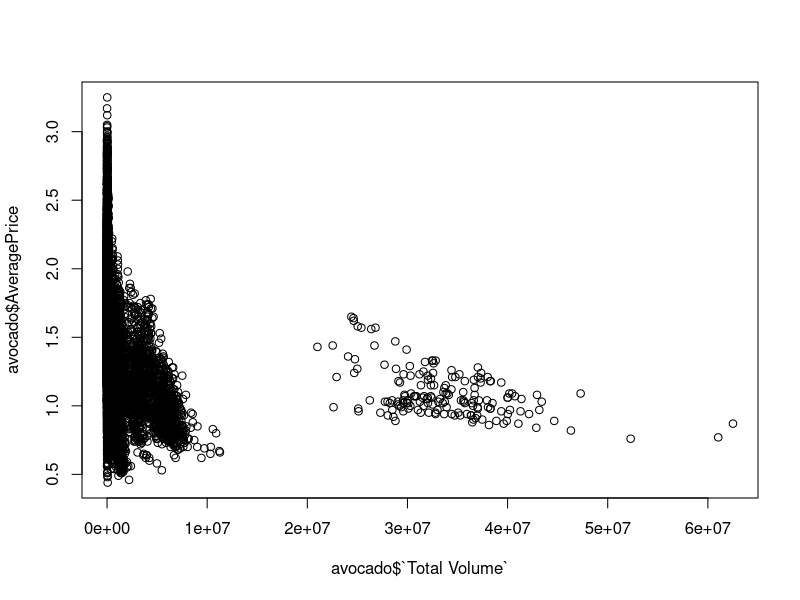
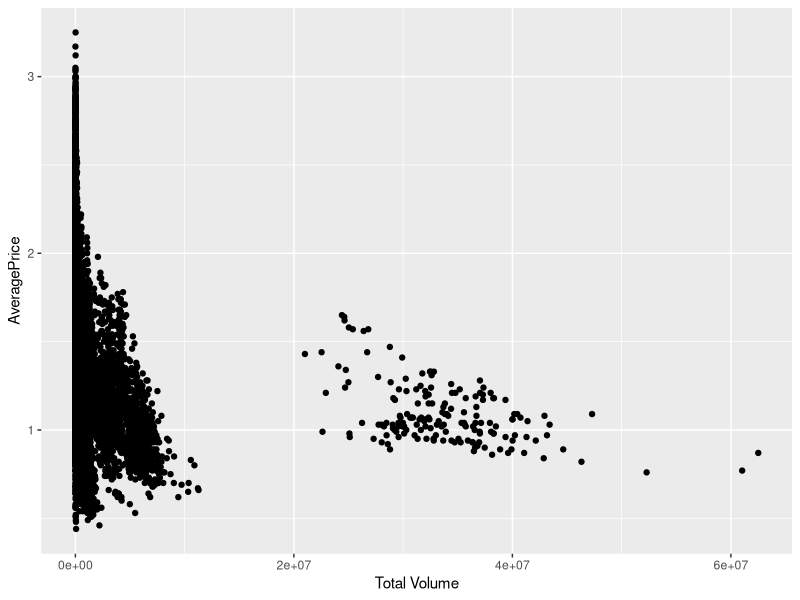
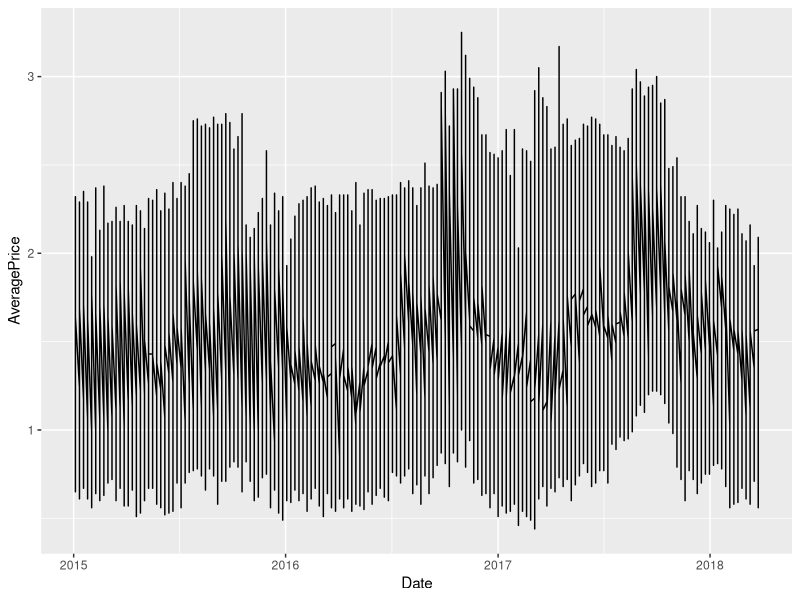
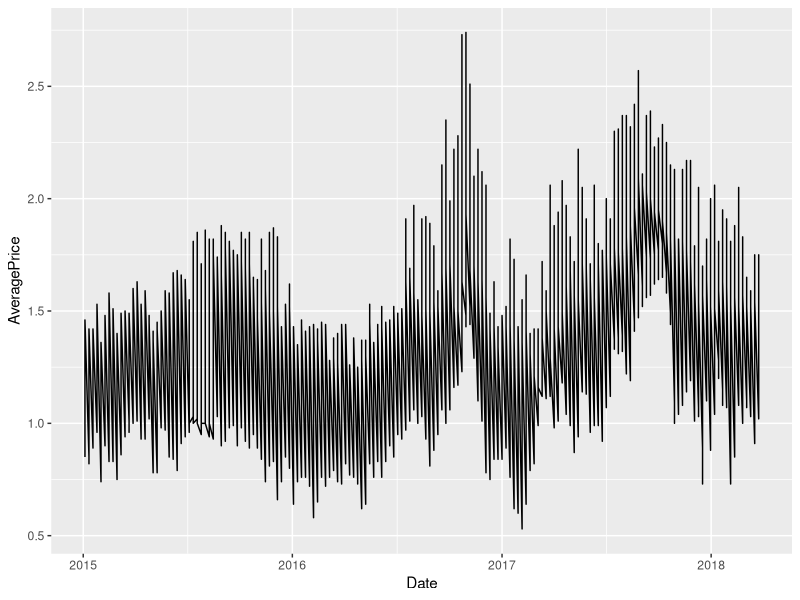
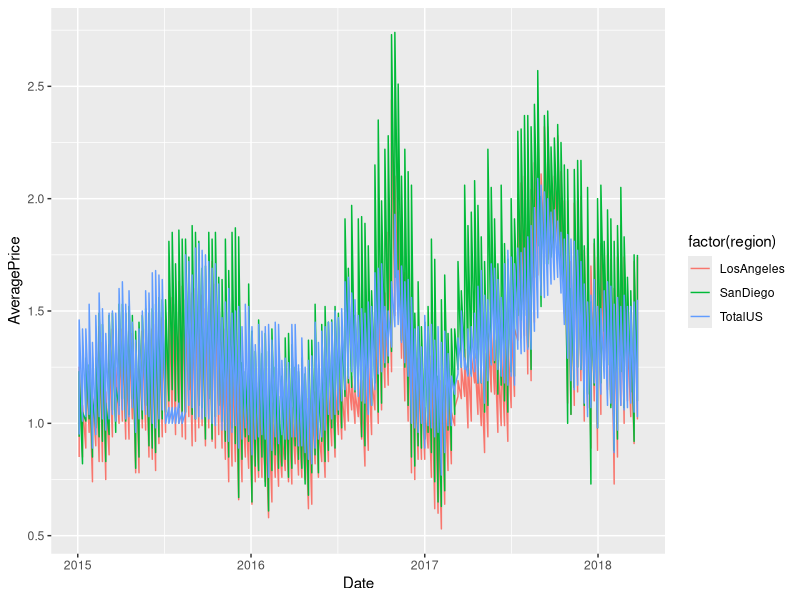
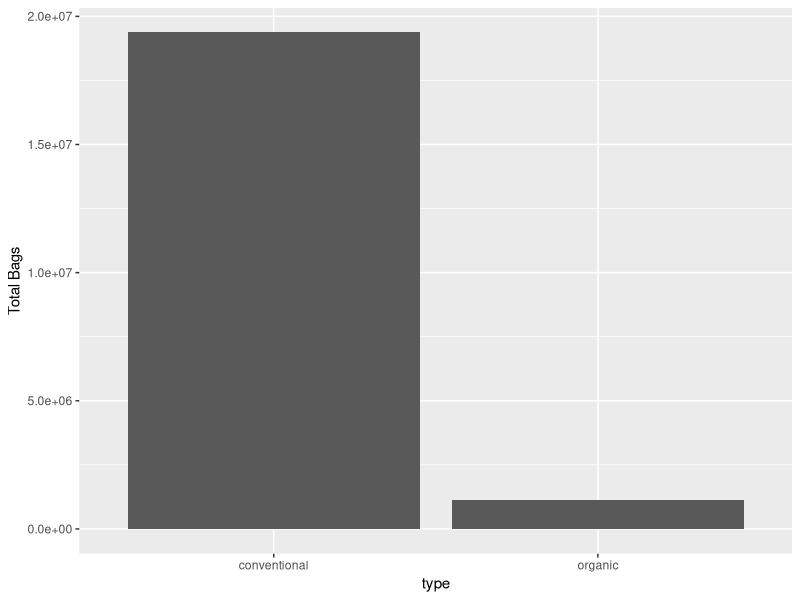
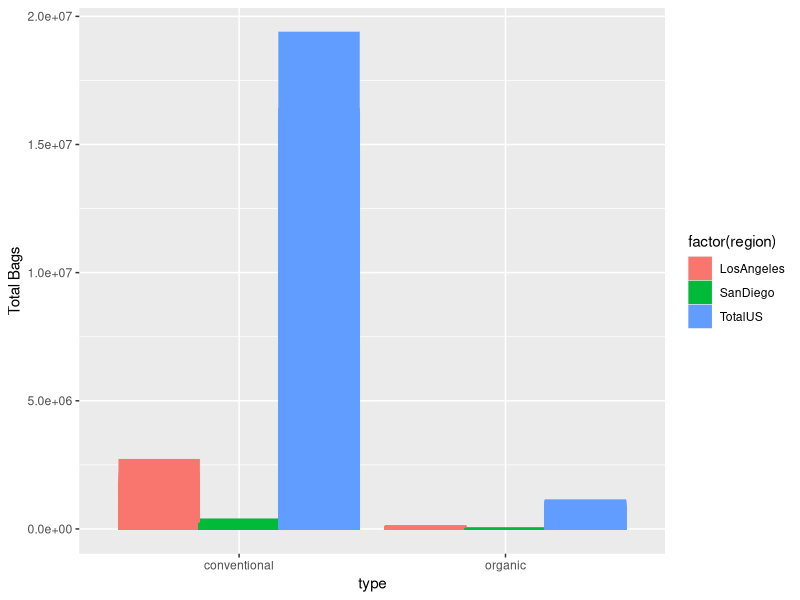
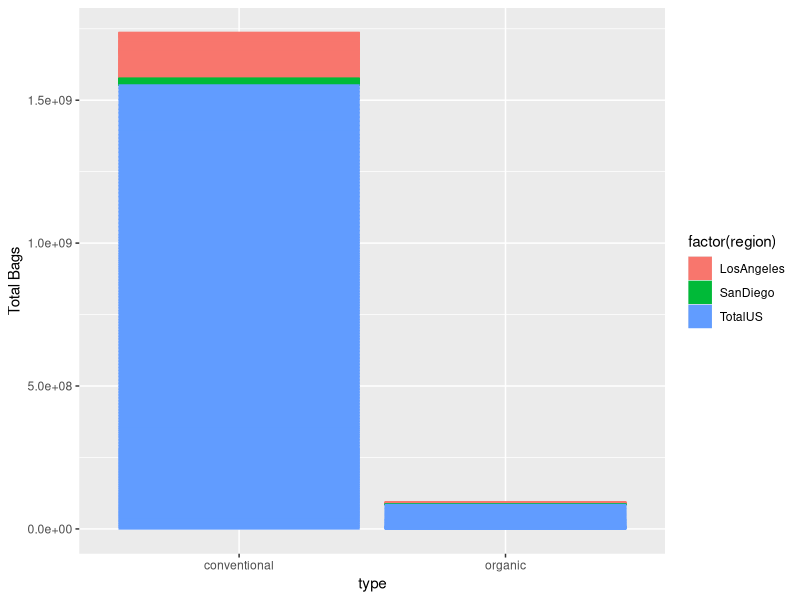

Source code (R) for these figures, in order:
## ---- chunk 1
knitr::opts_chunk$set(echo = TRUE)
knitr::opts_chunk$set(cache=TRUE)
knitr::opts_chunk$set(fig.align='center', out.width="55%", warning=FALSE)
## ---- chunk 2
#install.packages( 'tidyverse' )
#install.packages( 'readxl' )

library( tidyverse, quietly=T, warn.conflicts = F )
library( readxl, quietly=T, warn.conflicts = F )

## ---- chunk 3

avocado <- read_excel( "avocado.xlsx" )

## ---- chunk 4
plot( avocado$`Total Volume`, avocado$AveragePrice )
## ---- chunk 5
avocado %>% 
   ggplot( aes(`Total Volume`, AveragePrice) ) +
   geom_point() #<<
## ---- chunk 6
avocado %>% 
   ggplot( aes(Date, AveragePrice) ) +
   geom_line() #<<

## ---- chunk 7
avocado %>% 
   filter( region %in% c("TotalUS", "LosAngeles", "SanDiego") ) %>% #<<
   ggplot( aes(Date, AveragePrice) ) +
   geom_line()

## ---- chunk 8
avocado %>% 
   filter( region %in% c("TotalUS", "LosAngeles", "SanDiego") ) %>% 
   ggplot( aes(Date, AveragePrice,
               color=factor(region)) #<<
           ) + geom_line()

## ---- chunk 9
avocado %>% 
   ggplot( aes(type, `Total Bags` ) ) +
   geom_bar( position='dodge', stat='identity' )
## ---- chunk 10
avocado %>% 
   filter( region %in% c("TotalUS", "LosAngeles", "SanDiego") ) %>% 
   ggplot( aes(type, `Total Bags`,
               col=factor(region) ) ) + #<<
   geom_bar( position='dodge',#<<
             stat='identity',
             aes( fill=factor(region) ) ) #<<
## ---- chunk 11
avocado %>% 
   filter( region %in% c("TotalUS", "LosAngeles", "SanDiego") ) %>% 
   ggplot( aes(type, `Total Bags`, col=factor(region) ) ) +
   geom_bar( stat='identity', #<<
             aes( fill=factor(region) ) )
## ---- chunk 12
boxplot( AveragePrice ~ type, data=avocado )

## ---- chunk 13
# Set up boxplot domain #
boxplot(unlist(avocado[which(avocado$region %in% c("TotalUS", "LosAngeles", "SanDiego")),"AveragePrice"])~unlist(avocado[which(avocado$region %in% c("TotalUS", "LosAngeles", "SanDiego")),"type"]),
        xlim = c(0.5, 2+0.5),
        boxfill=rgb(1, 1, 1, alpha=1), border=rgb(1, 1, 1, alpha=1),
        ylab="Average Price")

# Total US boxplots #
boxplot(unlist(avocado[which(avocado$region=="TotalUS"), "AveragePrice"]) ~ unlist(avocado[which(avocado$region=="TotalUS"), "type"]),
        xaxt="n", add=TRUE, boxfill="blue", boxwex=0.25)

# LA boxplots #
boxplot(unlist(avocado[which(avocado$region=="LosAngeles"), "AveragePrice"]) ~ unlist(avocado[which(avocado$region=="LosAngeles"), "type"]),
        xaxt="n", add=TRUE, boxfill="red", boxwex=0.25, at=c(1,2) - 0.3)

# San Diego boxplots #
boxplot(unlist(avocado[which(avocado$region=="SanDiego"), "AveragePrice"]) ~ unlist(avocado[which(avocado$region=="SanDiego"), "type"]),
        xaxt="n", add=TRUE, boxfill="green", boxwex=0.25, at=c(1,2) + 0.3)

# legend #
legend("topleft", c("Total US", "Los Angeles", "San Diego"),
       lty=1,lwd=5, bty="n",col=c("blue", "red", "green"),
       cex=0.7 )
## ---- chunk 14
avocado %>% 
   filter( region %in% c("TotalUS", "LosAngeles", "SanDiego") ) %>% 
   ggplot( aes(type, AveragePrice, col=factor(region) ) ) + geom_boxplot()

